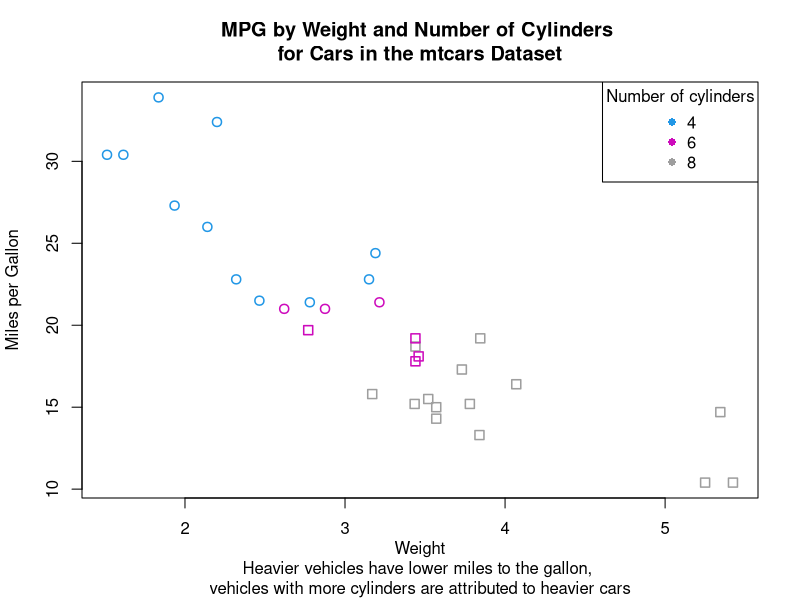

The R script that drew this image:
# Week 1: Introduction to R

# Load the required packages
library(dplyr)
library(tidyr)
library(ggplot2)


#---------- Question 4 ---------------
# Label the first column of mtcars and save as a new tibble
mtcars2 <- tibble::rownames_to_column(mtcars, var='cars')

# Define a column which states if the car does more than 20mpg
mtcars2 <- transform(mtcars2, gt20mpg=ifelse(mpg>20, TRUE, FALSE))

# Create a new dataset giving the average mpg for each cyl and gear
mtcars3 <- mtcars2 %>% 
            group_by(cyl, gear) %>%
            summarise(avg_mpg = mean(mpg))

# Now include each make of car in the output. Lets create a new dataset. 
# First split the car name into (make, model). Omit model.
mtcars4 <- mtcars2 %>% 
            separate(cars, c("make", NA), sep=" ")

# Repeat filter in last question now grouping by make as well
mtcars4 <- mtcars4 %>% 
            group_by(make, cyl, gear) %>%
            summarise(avg_mpg = mean(mpg)) 


#---------- Question 5 ------------------

# Create plot of mpg against weight
plot(x = mtcars2$wt, 
     y = mtcars2$mpg,
     xlab = "Weight\n", 
     ylab = "Miles per Gallon",
     col = mtcars2$cyl, # label colour
     pch = as.numeric(mtcars2$gt20mpg), # label shape
     cex = 1.2, # label size
     lwd = 1.5, # label border thickness
     main = "MPG by Weight and Number of Cylinders \nfor Cars in the mtcars Dataset",
     sub = "Heavier vehicles have lower miles to the gallon, \nvehicles with more cylinders are attributed to heavier cars")

# Set up the legend
legend(x = "topright",  
       title= "Number of cylinders", 
       legend = c(4,6,8),  # legend labels  
       col = c(4,6,8), # label colour
       pch = 16) # shape: filled in circle

            
